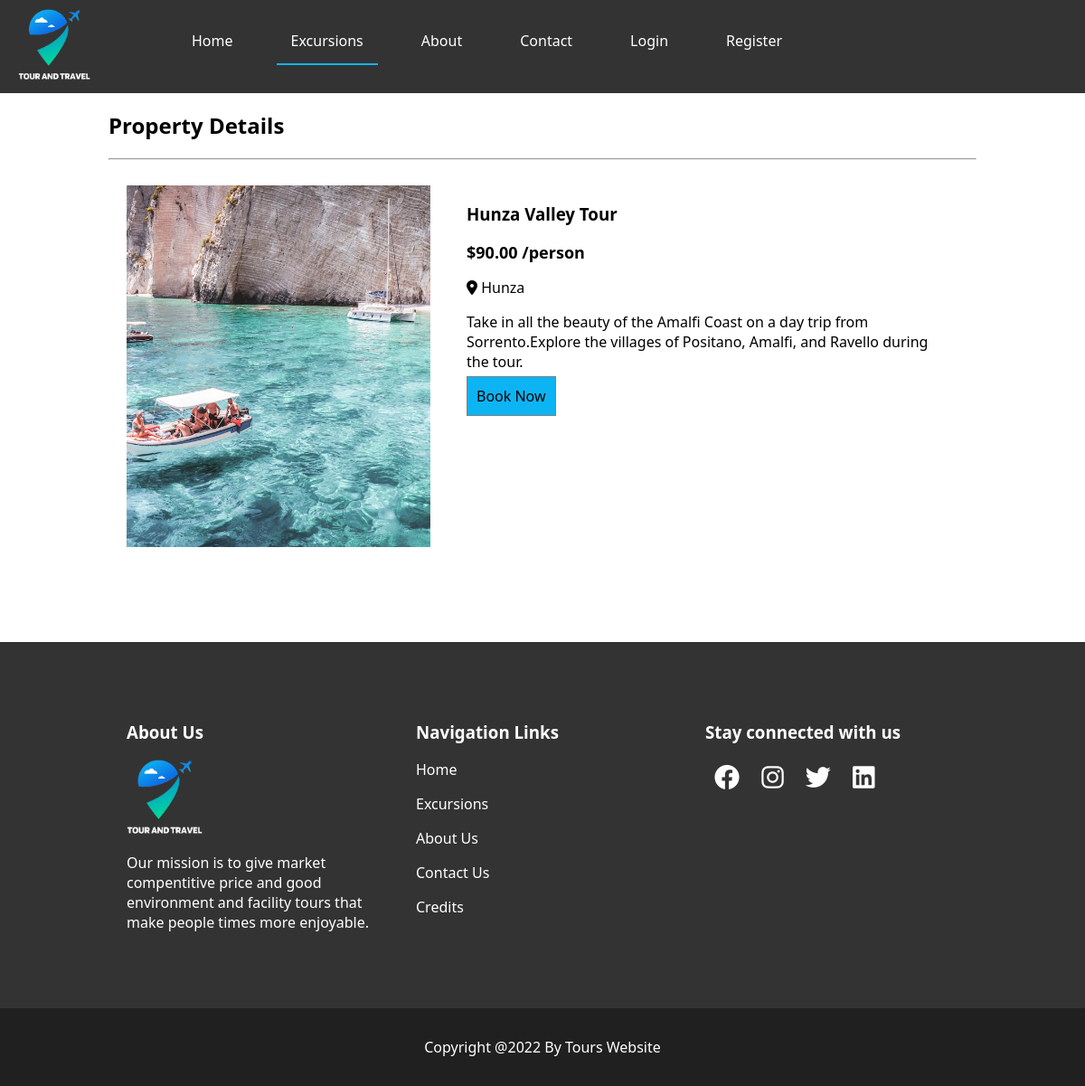
The app's page /excursion-details.php?id=4 with its own data.
### tables this page shows
CREATE TABLE `excursions` (
  `excursionID` mediumint(8) NOT NULL,
  `image` varchar(250) DEFAULT NULL,
  `excursion_name` varchar(255) NOT NULL,
  `description` text NOT NULL,
  `price_per_person` decimal(7,2) NOT NULL,
  `location` text NOT NULL
);

### config.php (called while the page is built, shortened)
<?php
$currency = '$';

### excursion-details.php (the view, shortened to what this page needs)
<?php
include("layout/header.php");
$sql=mysqli_query($conn, "SELECT * from excursions WHERE excursionID=$_GET[id]");
$item=mysqli_fetch_assoc($sql);
?>
<div class="container"  style="padding: 5rem 0px;">
        <br>
       <h2>Property Details</h2>
       <hr>
        <div class="row" >
            <div class="col " style="width: 35%;">
                    <img src="assets/images/<?=$item['image']?>" class="detail-img">
            </div>
            <div class="col " style="width: 55%;">
                <h3><?=$item['excursion_name']?> </h3>
                <span class="price"><?=$currency.$item['price_per_person']?> /person</span><br>
                <p><i class="fas fa-map-marker-alt"></i> <?=$item['location']?></p>
                <p><?=$item['description']?></p>
                <p>
                    <a id="book-button" href="book.php?id=<?=$_GET['id']?>"  class="btn-theme">Book Now</a>
                </p>
            </div>
        </div>
    </div>
<?php
include("layout/footer.php");
?>
</body>
</html>

### assets/css/style.css (style rules this page uses)
body { margin:0; font-family: system-ui, -apple-system, BlinkMacSystemFont, 'Segoe UI', Roboto, Oxygen, Ubuntu, Cantarell, 'Open Sans', 'Helvetica Neue', sans-serif; overflow-x: hidden; }
.container { margin:0px 10%; }
.row { display: flex; }
.col { width: 50%; padding: 20px; }
.btn-theme { background-color: #0db4f3; border: 1px solid gray; font-size: 16px; padding: 10px; cursor: pointer; }
.price { font-size: 18px; font-weight: bold; }
.detail-img { width: 100%; height: 400px; object-fit: cover; }
#book-button { color:black; margin-top:5rem; text-decoration: none; }

### records on screen
excursions: image (picture), excursion_name "Hunza Valley Tour", price_per_person "90.00", location "Hunza", description "Take in all the beauty of the Amalfi Coast on a day trip from Sorrento.Explore the villages of Positano, Amalfi, and Ravello during the tour."

### other values on screen
$currency "$"
$appName "Tours Website"
